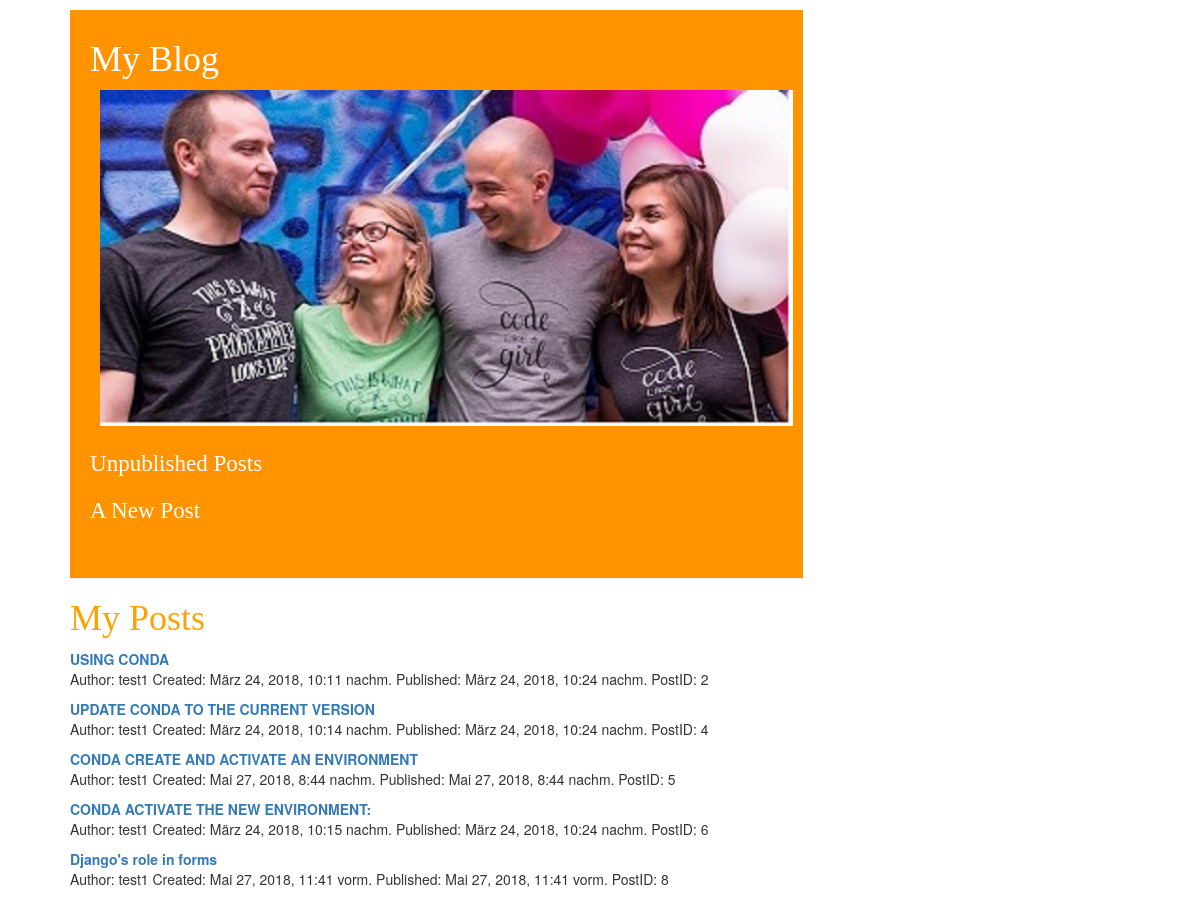
The app's page /, older data.
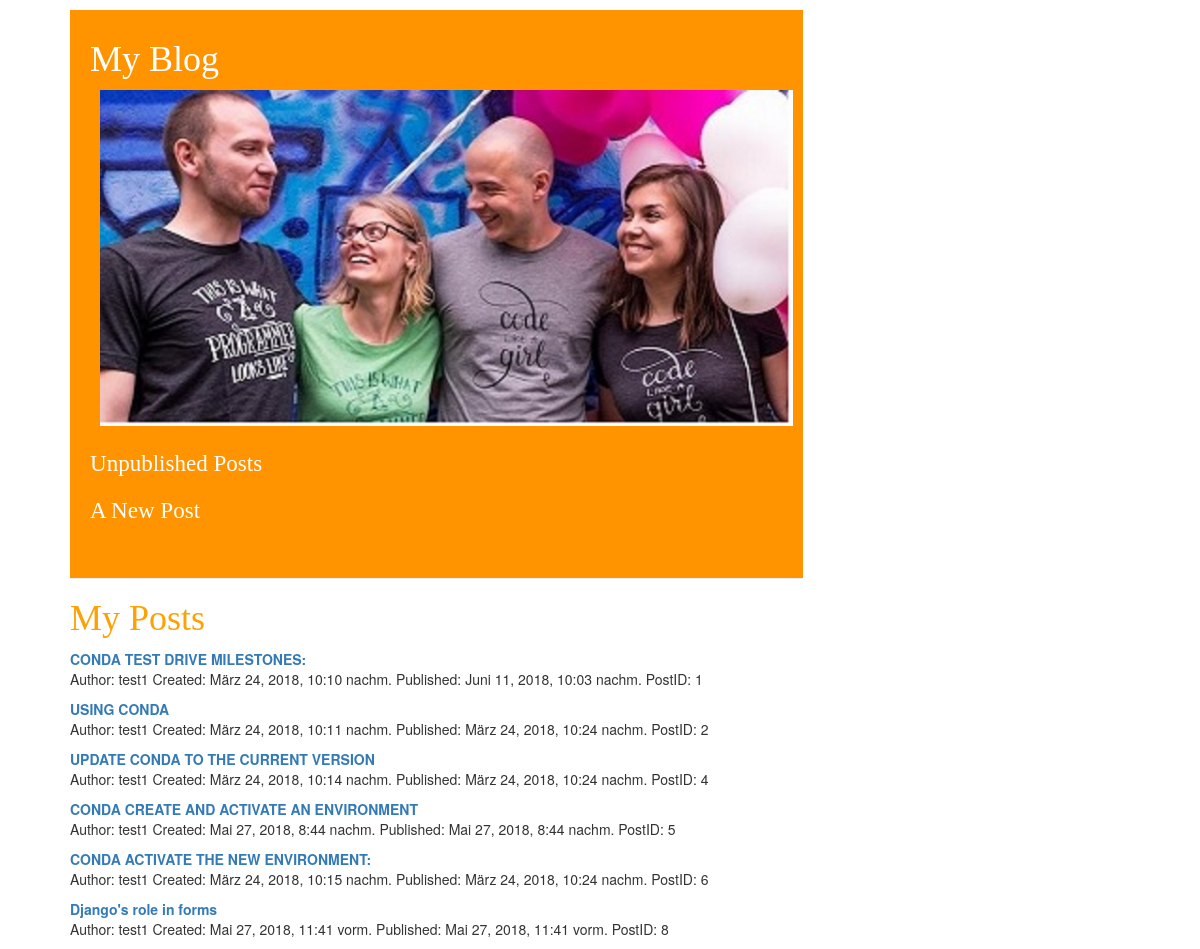
The same page, newer data.
### blog/models.py (models this page shows, shortened)
class Post(models.Model):
    author = models.ForeignKey(Author, on_delete=models.CASCADE)
    title = models.CharField(max_length=500)
    text = models.TextField()
    created_date = models.DateTimeField(
            default=timezone.now)
    published_date = models.DateTimeField(
            blank=True, null=True)

class Author(models.Model):
    full_name = models.CharField(max_length=50)
    def __str__(self):
        return self.full_name   #

### blog/views.py (the view)
# urls.py: url(r'^$', views.post_list, name='post_list'),
def post_list(request):
    posts = Post.objects.filter(published_date__isnull=False)
    return render(request, 'blog/post_list.html', {'posts': posts})

### blog/templates/blog/post_list.html
{% extends 'blog/base.html' %}
{% block content %}
        <div>
            <h1>
              <a href="">
                My Posts
              </a>
            </h1>
        </div>
          <div>
               {% for post in posts %}
               <a href="{% url 'post_detail' pk=post.pk %}">
                 <b> {{ post.title }} </b>
               </a>
               <p> Author: {{ post.author }}
                   Created: {{ post.created_date }}
                   Published: {{ post.published_date }}
                   PostID: {{ post.id }}
                 </p>
               {% endfor %}
            </div>
{% endblock %}

Row changes from the older to the newer data that the page shows:
now on this page (row edited): Post: title "CONDA TEST DRIVE MILESTONES:", author "test1", created_date "März 24, 2018, 10:10 nachm.", published_date "Juni 11, 2018, 10:03 nachm.", id "1"
